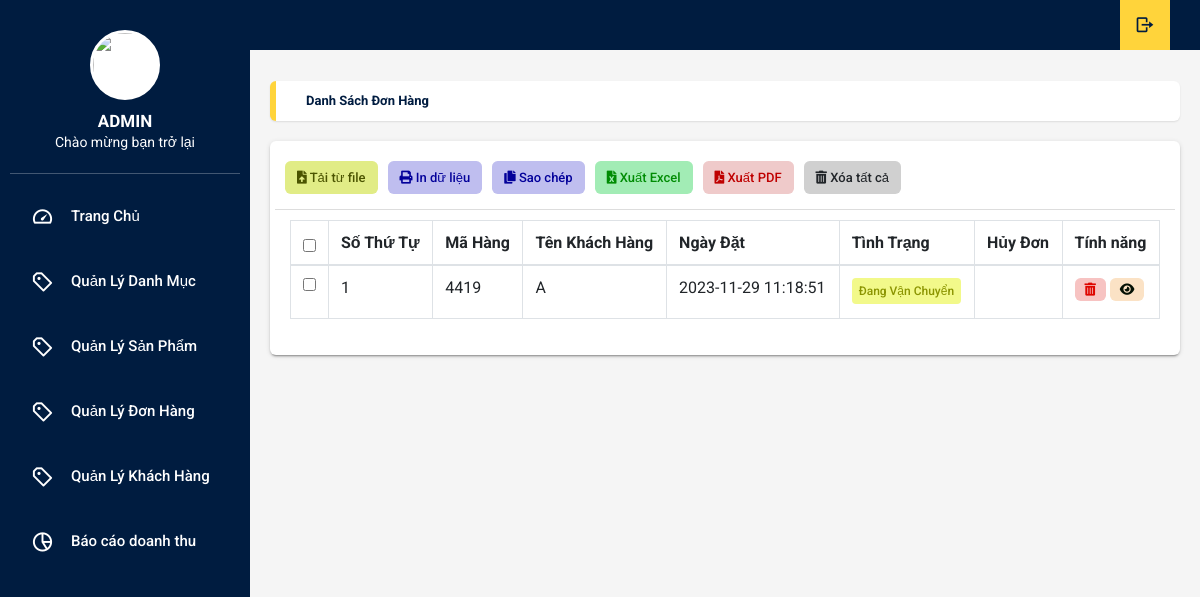
Page /admin/xulydonhang.php on the committed database.
### tables this page shows
CREATE TABLE `tbl_donhang` (
  `donhang_id` int(11) NOT NULL,
  `sanpham_id` int(11) NOT NULL,
  `soluong` int(11) NOT NULL,
  `mahang` varchar(50) NOT NULL,
  `khachhang_id` int(11) NOT NULL,
  `ngaythang` timestamp NOT NULL DEFAULT current_timestamp() ON UPDATE current_timestamp(),
  `tinhtrang` int(11) NOT NULL DEFAULT 0,
  `huydon` int(11) NOT NULL DEFAULT 0
);

CREATE TABLE `tbl_khachhang` (
  `khachhang_id` int(11) NOT NULL,
  `name` varchar(100) NOT NULL,
  `phone` varchar(50) NOT NULL,
  `address` varchar(200) NOT NULL,
  `note` text NOT NULL,
  `email` varchar(100) NOT NULL,
  `password` varchar(100) NOT NULL,
  `giaohang` int(11) NOT NULL
);

### admin/xulydonhang.php (the view, shortened to what this page needs)
<?php
include('../db/connect.php');
?>
<!DOCTYPE html>
<html lang="en">
<head>
    <link rel="stylesheet" type="text/css" href="css/main.css">
    <link rel="stylesheet" href="https://cdn.jsdelivr.net/npm/boxicons@latest/css/boxicons.min.css">
    <link rel="stylesheet" href="https://unpkg.com/boxicons@latest/css/boxicons.min.css">
    <link rel="stylesheet" type="text/css"
        href="https://cdnjs.cloudflare.com/ajax/libs/font-awesome/6.4.2/css/all.min.css">
    <link rel="stylesheet" href="https://use.fontawesome.com/releases/v5.8.2/css/all.css">
    <link rel="stylesheet" href="https://cdnjs.cloudflare.com/ajax/libs/jquery-confirm/3.3.2/jquery-confirm.min.css">
</head>
<body onload="time()" class="app sidebar-mini rtl">
    <header class="app-header">
        <ul class="app-nav">
            <li><a class="app-nav__item" href="?login=dangxuat"><i class='bx bx-log-out bx-rotate-180'></i> </a>
            </li>
        </ul>
    </header>
    <?php
    include('sidebar.php');
    ?>
    <main class="app-content">
        <div class="app-title">
            <ul class="app-breadcrumb breadcrumb side">
                <li class="breadcrumb-item active"><a href="#"><b>Danh sách đơn hàng</b></a></li>
            </ul>
        </div>
        <div class="row">
            <div class="col-md-12">
                <div class="tile">
                    <div class="tile-body">
                        <div class="row element-button">
                            <div class="col-sm-2">
                                <a class="btn btn-delete btn-sm nhap-tu-file" type="button" title="Nhập"
                                    onclick="myFunction(this)"><i class="fas fa-file-upload"></i> Tải từ file</a>
                            </div>
                            <div class="col-sm-2">
                                <a class="btn btn-delete btn-sm print-file" type="button" title="In"
                                    onclick="myApp.printTable()"><i class="fas fa-print"></i> In dữ liệu</a>
                            </div>
                            <div class="col-sm-2">
                                <a class="btn btn-delete btn-sm print-file js-textareacopybtn" type="button"
                                    title="Sao chép"><i class="fas fa-copy"></i> Sao chép</a>
                            </div>
                            <div class="col-sm-2">
                                <a class="btn btn-excel btn-sm" href="" title="In"><i class="fas fa-file-excel"></i>
                                    Xuất Excel</a>
                            </div>
                            <div class="col-sm-2">
                                <a class="btn btn-delete btn-sm pdf-file" type="button" title="In"
                                    onclick="myFunction(this)"><i class="fas fa-file-pdf"></i> Xuất PDF</a>
                            </div>
                            <div class="col-sm-2">
                                <a class="btn btn-delete btn-sm" type="button" title="Xóa" onclick="myFunction(this)"><i
                                        class="fas fa-trash-alt"></i> Xóa tất cả </a>
                            </div>
                        </div>
                        <?php
                        $sql_select = mysqli_query($con, "SELECT *FROM tbl_sanpham,tbl_khachhang,tbl_donhang WHERE tbl_donhang.sanpham_id=tbl_sanpham.sanpham_id
                        AND tbl_donhang.khachhang_id=tbl_khachhang.khachhang_id  GROUP BY mahang DESC");
                        ?>
                        <table class="table table-hover table-bordered" id="sampleTable">
                            <thead>
                                <tr>
                                    <th width="10"><input type="checkbox" id="all"></th>
                                    <th>Số Thứ Tự</th>
                                    <th>Mã Hàng</th>
                                    <th>Tên Khách Hàng</th>
                                    <th>Ngày Đặt</th>
                                    <th>Tình Trạng</th>
                                    <th>Hủy Đơn</th>
                                    <th>Tính năng</th>
                                </tr>
                            </thead>
                            <tbody>
                                <?php
                                $i = 0;
                                while ($row_donhang = mysqli_fetch_array($sql_select)) {
                                    $i++;
                                    ?>
                                    <tr>
                                        <td width="10"><input type="checkbox" name="danhmuc" value="1"></td>
                                        <td>
                                            <?php echo $i ?>
                                        </td>
                                        <td>
                                            <?php echo $row_donhang['mahang'] ?>
                                        </td>
                                        <td>
                                            <?php echo $row_donhang['name'] ?>
                                        </td>
                                        <td>
                                            <?php echo $row_donhang['ngaythang'] ?>
                                        </td>
                                        <td>
                                           <?php
                                            if($row_donhang['tinhtrang']==0)
                                            {
                                               echo '<span class="badge bg-info">Chờ xử lý</span>';
                                            }elseif($row_donhang['tinhtrang']==1)
                                            {
                                                echo '<span class="badge bg-warning">Đang Vận Chuyển</span>';
                                            }elseif($row_donhang['tinhtrang']==2)
                                            {
                                                echo '<span class="badge bg-success">Đã Hoàn Thành</span>';
                                            }
                                           ?>
                                        </td>
                                        <td>
                                        </td>
                                        <td>
                                            <a class="btn btn-primary btn-sm trash" type="button" title="Xóa"
                                                href="?xoadonhang=<?php echo $row_donhang['mahang'] ?> ">
                                                <i class="fas fa-trash-alt"></i>
                                            </a>
                                            <a class="btn btn-primary btn-sm edit" type="button" title="Xem don hang"
                                                href="?quanly=xemdonhang&mahang=<?php echo $row_donhang['mahang'] ?> ">
                                                <i class="fa-solid fa-eye" style="color: #051104;"></i>
                                            </a>
                                        </td>
                                    </tr>
                                    <?php
                                }
                                ?>
                            </tbody>
                        </table>
                    </div>
                </div>
            </div>
        </div>
    </main>
</body>
</html>

### rows in the picture
tbl_donhang: mahang "4419", khachhang.name "A", ngaythang "2023-11-29 11:18:51", tinhtrang "Đang Vận Chuyển"
